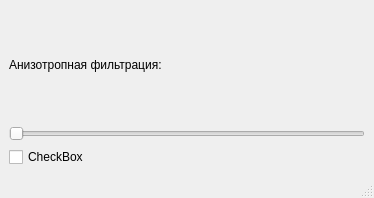
<?xml version="1.0" encoding="UTF-8"?>
<ui version="4.0">
 <class>MainWindow</class>
 <widget class="QMainWindow" name="MainWindow">
  <property name="geometry">
   <rect>
    <x>0</x>
    <y>0</y>
    <width>370</width>
    <height>198</height>
   </rect>
  </property>
  <property name="windowTitle">
   <string>MainWindow</string>
  </property>
  <widget class="QWidget" name="centralwidget">
   <layout class="QHBoxLayout" name="horizontalLayout">
    <item>
     <layout class="QVBoxLayout" name="verticalLayout">
      <item>
       <widget class="QLabel" name="AnisoLabel">
        <property name="minimumSize">
         <size>
          <width>356</width>
          <height>73</height>
         </size>
        </property>
        <property name="text">
         <string>Анизотропная фильтрация:</string>
        </property>
       </widget>
      </item>
      <item>
       <widget class="QSlider" name="anisoSlider">
        <property name="orientation">
         <enum>Qt::Orientation::Horizontal</enum>
        </property>
       </widget>
      </item>
      <item>
       <widget class="QCheckBox" name="multiTexCheck">
        <property name="text">
         <string>CheckBox</string>
        </property>
       </widget>
      </item>
     </layout>
    </item>
   </layout>
  </widget>
  <widget class="QMenuBar" name="menubar">
   <property name="geometry">
    <rect>
     <x>0</x>
     <y>0</y>
     <width>370</width>
     <height>18</height>
    </rect>
   </property>
  </widget>
  <widget class="QStatusBar" name="statusbar"/>
 </widget>
 <resources/>
 <connections/>
</ui>
